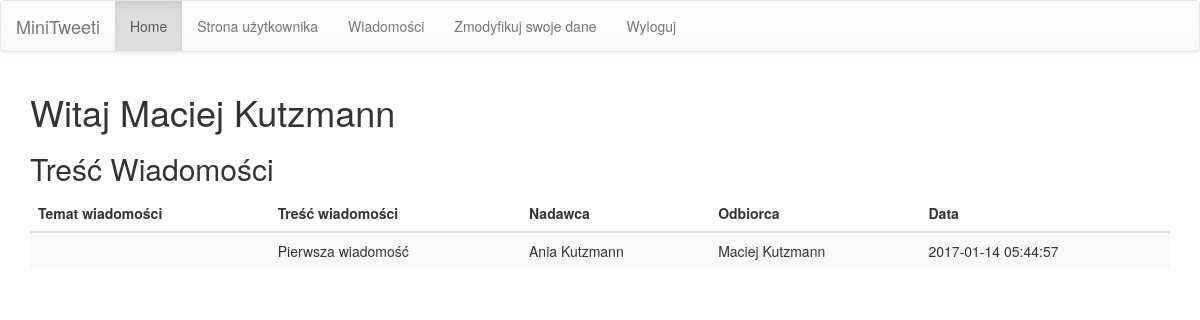
Page /meesageDetails.php?id=2&read=1 (signed in) on the committed database.
### tables this page shows
CREATE TABLE `Users` (
  `id` int(11) NOT NULL,
  `email` varchar(255) NOT NULL,
  `name` varchar(255) NOT NULL,
  `hashed_password` varchar(255) NOT NULL
);

CREATE TABLE `Meesages` (
  `id` int(11) NOT NULL,
  `sender` int(11) DEFAULT NULL,
  `reciver` int(11) DEFAULT NULL,
  `creation_date` datetime DEFAULT NULL,
  `text` varchar(255) DEFAULT NULL,
  `status` int(11) NOT NULL,
  `meesage_subject` varchar(255) DEFAULT NULL
);

### src/User.php (called while the page is built, shortened)
<?php
class User {
    private $name;
    public function __construct() {
        $this->name = '';
    }
    public function setName($name) {
        if (is_string($name) && strlen(trim($name)) > 0) {
            $this->name = trim($name);
        }
    }
    public function getName() {
        return $this->name;
    }
    static public function loadUserById(mysqli $connection, $id) {
        $query = " SELECT * FROM Users WHERE id =" . $connection->real_escape_string($id);
        $res = $connection->query($query);
        if ($res && $res->num_rows == 1) {
            $row = $res->fetch_assoc();
            $user = new User();
            $user->id = $row['id'];
            $user->setName($row['name']);
            $user->setEmail($row['email']);
            $user->hashedPassword = $row['hashed_password'];
            return $user;
        }
        return null;
    }
}

### src/Meesages.php (called while the page is built, shortened)
<?php
class Meesages {
    private $sender;
    private $reciver;
    private $creation_date;
    private $text;
    public function __construct() {
        $this->sender = '';
        $this->reciver = '';
        $this->creation_date = '';
        $this->text = '';
    }
    public function getCreation_date() {
        return $this->creation_date;
    }
    public function getSender() {
        return $this->sender;
    }
    public function getReciver() {
        return $this->reciver;
    }
    public function getText() {
        return $this->text;
    }
    static function loadMeesageById(mysqli $connection, $id) {
        $query = " SELECT * FROM Meesages WHERE id =" . $connection->real_escape_string($id);
        $result = $connection->query($query);
        if ($result && $result->num_rows == 1) {
            $row = $result->fetch_assoc();
            $newMeesage = new Meesages();
            $newMeesage->id = $row['id'];
            $newMeesage->reciver = $row['reciver'];
            $newMeesage->sender = $row['sender'];
            $newMeesage->status = $row['status'];
            $newMeesage->text = $row['text'];
            $newMeesage->creation_date = $row['creation_date'];
            $newMeesage->meesage_subject = $row['meesage_subject'];
            return $newMeesage;
        }
        return NULL;
    }
}

### meesageDetails.php (the view, shortened to what this page needs)
<?php
require_once 'src/User.php';
require_once 'src/Meesages.php';
require_once 'connection.php';
if($_SERVER['REQUEST_METHOD'] == 'GET'){
    $x = $_GET['id'];
    $meesage = Meesages::loadMeesageById($conn, $x);
    if(isset($_GET['read'])){
    $meesage->setStatus($_GET['read']);
    $meesage->saveToDB($conn);
    }
}
?>
<!DOCTYPE html>
<html lang="en">
    <head>
        <link rel="stylesheet" href="https://maxcdn.bootstrapcdn.com/bootstrap/3.3.7/css/bootstrap.min.css">
        <link rel="stylesheet" href="https://maxcdn.bootstrapcdn.com/bootstrap/3.3.7/css/bootstrap-theme.min.css">
    </head>
    <body>
        <nav class="navbar navbar-default">
            <div class="container-fluid">
                <div class="navbar-header">
                    <a class="navbar-brand" href="#">MiniTweeti</a>
                </div>
                <ul class="nav navbar-nav">
                    <li class="active"><a href="index.php">Home</a></li>
                    <li><a href="user_page.php">Strona użytkownika</a></li>
                    <li><a href="meesagePanel.php">Wiadomości</a></li>
                    <li><a href="modify_user.php">Zmodyfikuj swoje dane</a></li>
                    <li><a href="logout.php">Wyloguj</a></li>
                </ul>
            </div>
        </nav>
        <div class="container">
            <h1> Witaj <?php echo User::loadUserById($conn, $_SESSION['userId'])->getName();?></h1>
            <h2 class="sub-header">Treść Wiadomości</h2>
            <div class="table-responsive">
                <table class="table table-striped">
                    <thead>
                        <tr>
                            <th>Temat wiadomości</th>
                            <th>Treść wiadomości</th>
                            <th>Nadawca</th>
                            <th>Odbiorca</th>
                            <th>Data</th>
                        </tr>
                    </thead>
                    <tbody>
                        <?php
                            echo '<tr>';
                            echo "<td>" . $meesage->getMeesage_subject() . "</td>";
                            echo "<td>" . $meesage->getText() . "</td>";
                            echo "<td>" . User::loadUserById($conn, $meesage->getSender())->getName() . "</td>";
                            echo "<td>" . User::loadUserById($conn, $meesage->getReciver())->getName() . "</td>";
                            echo "<td>" . $meesage->getCreation_date(). '</td>';
                            echo '</tr>';
                        ?>
                    </tbody>
                </table>
            </div>
        </div>
    </body>
</html>

### rows in the picture
users: name "Maciej Kutzmann"
meesages: text "Pierwsza wiadomość", sender.email "Ania Kutzmann", reciver.email "Maciej Kutzmann", creation_date "2017-01-14 05:44:57"
